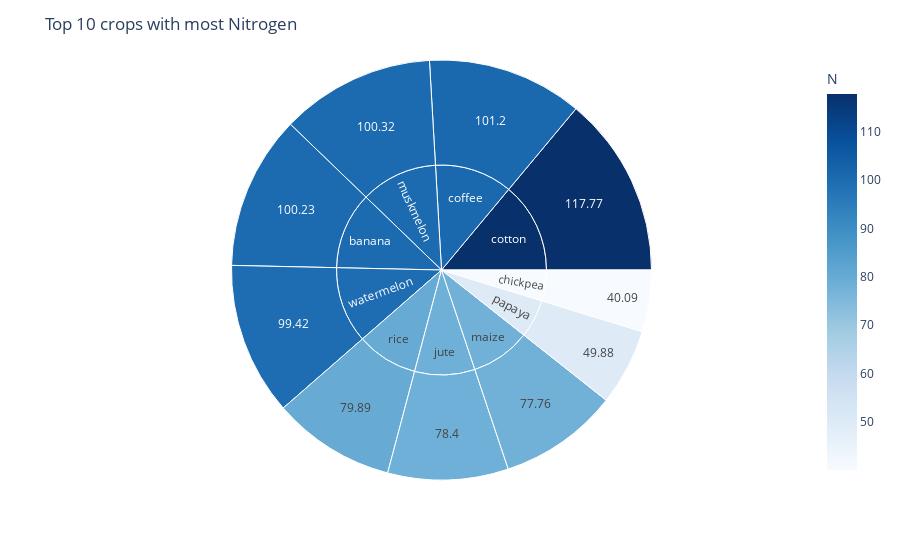

Notebook code cell kept with this figure:
### Code cell
crops_with_most_nitrogen=df1.sort_values(by='N',ascending=False)
crops_with_most_nitrogen_sort=crops_with_most_nitrogen[:10]
fig = px.sunburst(
    crops_with_most_nitrogen_sort,
    path=['label','N'],
    values='N',
    color='N',
    color_continuous_scale='Blues'
)
fig.update_layout(
    title_text='Top 10 crops with most Nitrogen',
    uniformtext=dict(minsize=5))
fig.show()

### Figure 1 — Plotly figure (JSON) as saved in the notebook; plotly's stock layout.template omitted (floating-point values rounded to 4 significant figures)
{"data": [{"branchvalues": "total", "customdata": [[40.09], [49.88], [77.76], [78.4], [79.89], [99.42], [100.2], [100.3], [101.2], [117.8], [100.2], [40.09], [101.2], [117.8], [78.4], [77.76], [100.3], [49.88], [79.89], [99.42]], "domain": {"x": [0, 1], "y": [0, 1]}, "hovertemplate": "labels=%{label}<br>N_sum=%{value}<br>parent=%{parent}<br>id=%{id}<br>N=%{color}<extra></extra>", "ids": ["chickpea/40.09", "papaya/49.88", "maize/77.76", "jute/78.4", "rice/79.89", "watermelon/99.42", "banana/100.23", "muskmelon/100.32", "coffee/101.2", "cotton/117.77", "banana", "chickpea", "coffee", "cotton", "jute", "maize", "muskmelon", "papaya", "rice", "watermelon"], "labels": ["40.09", "49.88", "77.76", "78.4", "79.89", "99.42", "100.23", "100.32", "101.2", "117.77", "banana", "chickpea", "coffee", "cotton", "jute", "maize", "muskmelon", "papaya", "rice", "watermelon"], "marker": {"coloraxis": "coloraxis", "colors": [40.09, 49.88, 77.76, 78.4, 79.89, 99.42, 100.2, 100.3, 101.2, 117.8, 100.2, 40.09, 101.2, 117.8, 78.4, 77.76, 100.3, 49.88, 79.89, 99.42]}, "name": "", "parents": ["chickpea", "papaya", "maize", "jute", "rice", "watermelon", "banana", "muskmelon", "coffee", "cotton", "", "", "", "", "", "", "", "", "", ""], "type": "sunburst", "values": [40.09, 49.88, 77.76, 78.4, 79.89, 99.42, 100.2, 100.3, 101.2, 117.8, 100.2, 40.09, 101.2, 117.8, 78.4, 77.76, 100.3, 49.88, 79.89, 99.42]}], "layout": {"coloraxis": {"colorbar": {"title": {"text": "N"}}, "colorscale": [[0, "rgb(247,251,255)"], [0.125, "rgb(222,235,247)"], [0.25, "rgb(198,219,239)"], [0.375, "rgb(158,202,225)"], [0.5, "rgb(107,174,214)"], [0.625, "rgb(66,146,198)"], [0.75, "rgb(33,113,181)"], [0.875, "rgb(8,81,156)"], [1, "rgb(8,48,107)"]]}, "legend": {"tracegroupgap": 0}, "margin": {"t": 60}, "title": {"text": "Top 10 crops with most Nitrogen"}, "uniformtext": {"minsize": 5}}}
